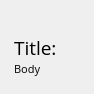
<?xml version="1.0" encoding="UTF-8"?>
<ui version="4.0">
 <class>ArticleViewWidget</class>
 <widget class="QWidget" name="ArticleViewWidget">
  <property name="geometry">
   <rect>
    <x>0</x>
    <y>0</y>
    <width>94</width>
    <height>94</height>
   </rect>
  </property>
  <property name="sizePolicy">
   <sizepolicy hsizetype="Preferred" vsizetype="Minimum">
    <horstretch>0</horstretch>
    <verstretch>0</verstretch>
   </sizepolicy>
  </property>
  <property name="minimumSize">
   <size>
    <width>0</width>
    <height>0</height>
   </size>
  </property>
  <property name="maximumSize">
   <size>
    <width>16777215</width>
    <height>16777215</height>
   </size>
  </property>
  <property name="windowTitle">
   <string>ArticleView</string>
  </property>
  <property name="styleSheet">
   <string notr="true">background-color: none; text-align: left;</string>
  </property>
  <layout class="QVBoxLayout" name="verticalLayout_3">
   <property name="spacing">
    <number>0</number>
   </property>
   <property name="leftMargin">
    <number>0</number>
   </property>
   <property name="topMargin">
    <number>0</number>
   </property>
   <property name="rightMargin">
    <number>0</number>
   </property>
   <property name="bottomMargin">
    <number>0</number>
   </property>
   <item>
    <widget class="QWidget" name="widget" native="true">
     <property name="styleSheet">
      <string notr="true">border: none;</string>
     </property>
     <layout class="QVBoxLayout" name="verticalLayout_2">
      <property name="spacing">
       <number>0</number>
      </property>
      <property name="leftMargin">
       <number>0</number>
      </property>
      <property name="topMargin">
       <number>0</number>
      </property>
      <property name="rightMargin">
       <number>0</number>
      </property>
      <property name="bottomMargin">
       <number>0</number>
      </property>
      <item>
       <spacer name="verticalSpacer">
        <property name="orientation">
         <enum>Qt::Vertical</enum>
        </property>
        <property name="sizeType">
         <enum>QSizePolicy::Fixed</enum>
        </property>
        <property name="sizeHint" stdset="0">
         <size>
          <width>20</width>
          <height>14</height>
         </size>
        </property>
       </spacer>
      </item>
      <item>
       <layout class="QHBoxLayout" name="horizontalLayout">
        <property name="spacing">
         <number>0</number>
        </property>
        <item>
         <spacer name="horizontalSpacer_2">
          <property name="orientation">
           <enum>Qt::Horizontal</enum>
          </property>
          <property name="sizeType">
           <enum>QSizePolicy::Fixed</enum>
          </property>
          <property name="sizeHint" stdset="0">
           <size>
            <width>14</width>
            <height>20</height>
           </size>
          </property>
         </spacer>
        </item>
        <item>
         <layout class="QVBoxLayout" name="verticalLayout">
          <property name="spacing">
           <number>0</number>
          </property>
          <item>
           <widget class="QFrame" name="frame">
            <property name="styleSheet">
             <string notr="true">border: none;</string>
            </property>
            <property name="frameShape">
             <enum>QFrame::StyledPanel</enum>
            </property>
            <property name="frameShadow">
             <enum>QFrame::Raised</enum>
            </property>
            <layout class="QVBoxLayout" name="verticalLayout_4">
             <property name="spacing">
              <number>0</number>
             </property>
             <property name="leftMargin">
              <number>0</number>
             </property>
             <property name="topMargin">
              <number>0</number>
             </property>
             <property name="rightMargin">
              <number>0</number>
             </property>
             <property name="bottomMargin">
              <number>0</number>
             </property>
            </layout>
           </widget>
          </item>
          <item>
           <spacer name="verticalSpacer_3">
            <property name="orientation">
             <enum>Qt::Vertical</enum>
            </property>
            <property name="sizeType">
             <enum>QSizePolicy::Fixed</enum>
            </property>
            <property name="sizeHint" stdset="0">
             <size>
              <width>0</width>
              <height>20</height>
             </size>
            </property>
           </spacer>
          </item>
          <item>
           <widget class="QBetterLabel" name="titleLabel">
            <property name="sizePolicy">
             <sizepolicy hsizetype="Preferred" vsizetype="MinimumExpanding">
              <horstretch>0</horstretch>
              <verstretch>0</verstretch>
             </sizepolicy>
            </property>
            <property name="font">
             <font>
              <family>Open Sans</family>
              <pointsize>14</pointsize>
              <weight>50</weight>
              <bold>false</bold>
             </font>
            </property>
            <property name="styleSheet">
             <string notr="true">border: none;</string>
            </property>
            <property name="text">
             <string>Title:</string>
            </property>
            <property name="alignment">
             <set>Qt::AlignLeading|Qt::AlignLeft|Qt::AlignVCenter</set>
            </property>
            <property name="wordWrap">
             <bool>true</bool>
            </property>
            <property name="openExternalLinks">
             <bool>true</bool>
            </property>
            <property name="textInteractionFlags">
             <set>Qt::LinksAccessibleByMouse</set>
            </property>
           </widget>
          </item>
          <item>
           <widget class="QBetterLabel" name="bodyLabel">
            <property name="sizePolicy">
             <sizepolicy hsizetype="Preferred" vsizetype="MinimumExpanding">
              <horstretch>0</horstretch>
              <verstretch>0</verstretch>
             </sizepolicy>
            </property>
            <property name="font">
             <font>
              <family>Open Sans</family>
              <pointsize>8</pointsize>
              <weight>50</weight>
              <bold>false</bold>
             </font>
            </property>
            <property name="styleSheet">
             <string notr="true">border: none;</string>
            </property>
            <property name="text">
             <string>Body</string>
            </property>
            <property name="alignment">
             <set>Qt::AlignLeading|Qt::AlignLeft|Qt::AlignTop</set>
            </property>
            <property name="wordWrap">
             <bool>true</bool>
            </property>
            <property name="margin">
             <number>1</number>
            </property>
            <property name="indent">
             <number>0</number>
            </property>
            <property name="openExternalLinks">
             <bool>true</bool>
            </property>
            <property name="textInteractionFlags">
             <set>Qt::LinksAccessibleByMouse</set>
            </property>
           </widget>
          </item>
         </layout>
        </item>
        <item>
         <spacer name="horizontalSpacer">
          <property name="orientation">
           <enum>Qt::Horizontal</enum>
          </property>
          <property name="sizeType">
           <enum>QSizePolicy::Fixed</enum>
          </property>
          <property name="sizeHint" stdset="0">
           <size>
            <width>14</width>
            <height>20</height>
           </size>
          </property>
         </spacer>
        </item>
       </layout>
      </item>
      <item>
       <spacer name="verticalSpacer_2">
        <property name="orientation">
         <enum>Qt::Vertical</enum>
        </property>
        <property name="sizeType">
         <enum>QSizePolicy::Fixed</enum>
        </property>
        <property name="sizeHint" stdset="0">
         <size>
          <width>20</width>
          <height>10</height>
         </size>
        </property>
       </spacer>
      </item>
     </layout>
    </widget>
   </item>
  </layout>
 </widget>
 <customwidgets>
  <customwidget>
   <class>QBetterLabel</class>
   <extends>QLabel</extends>
   <header>NewsShared/Qt/QBetterLabel.h</header>
  </customwidget>
 </customwidgets>
 <resources/>
 <connections/>
</ui>
